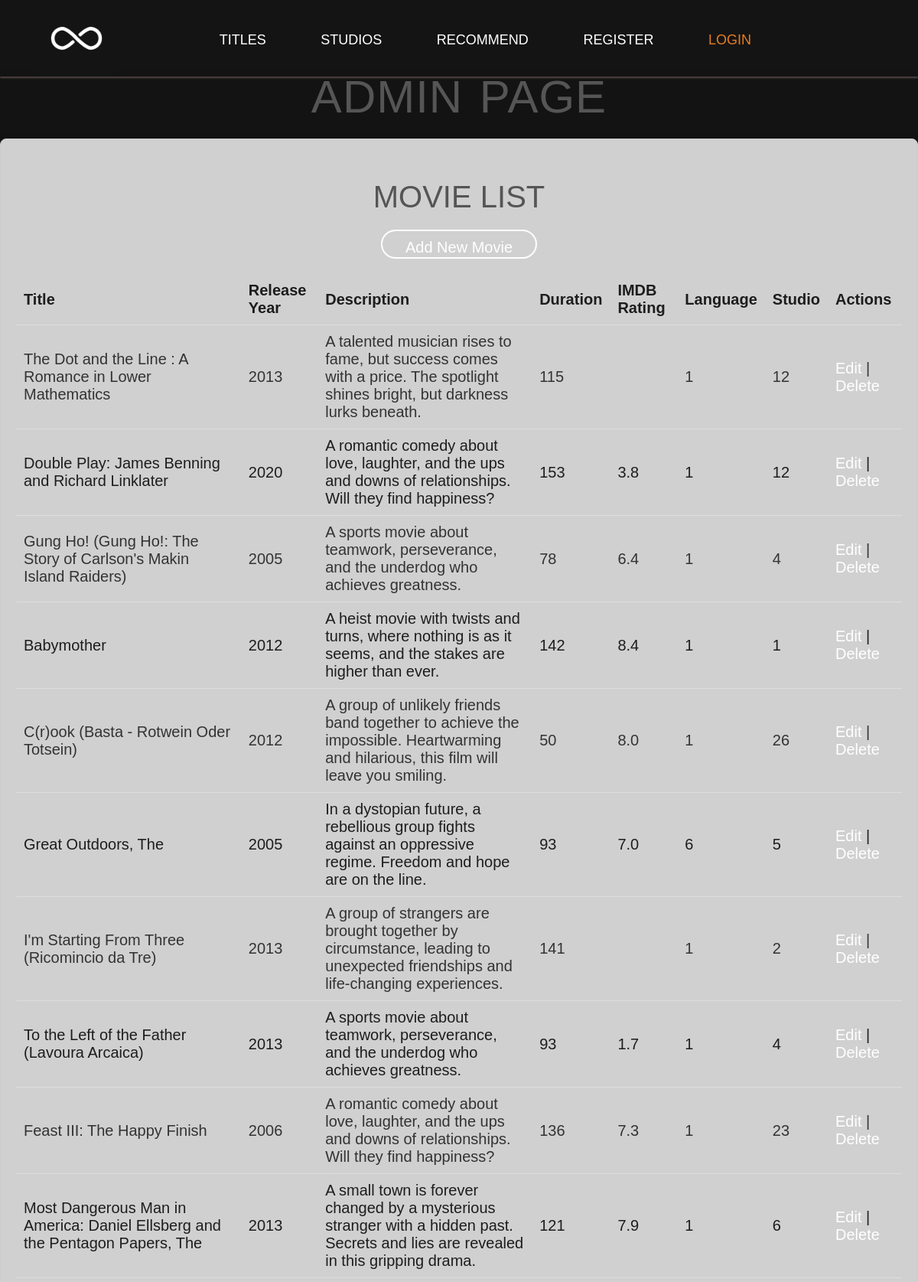
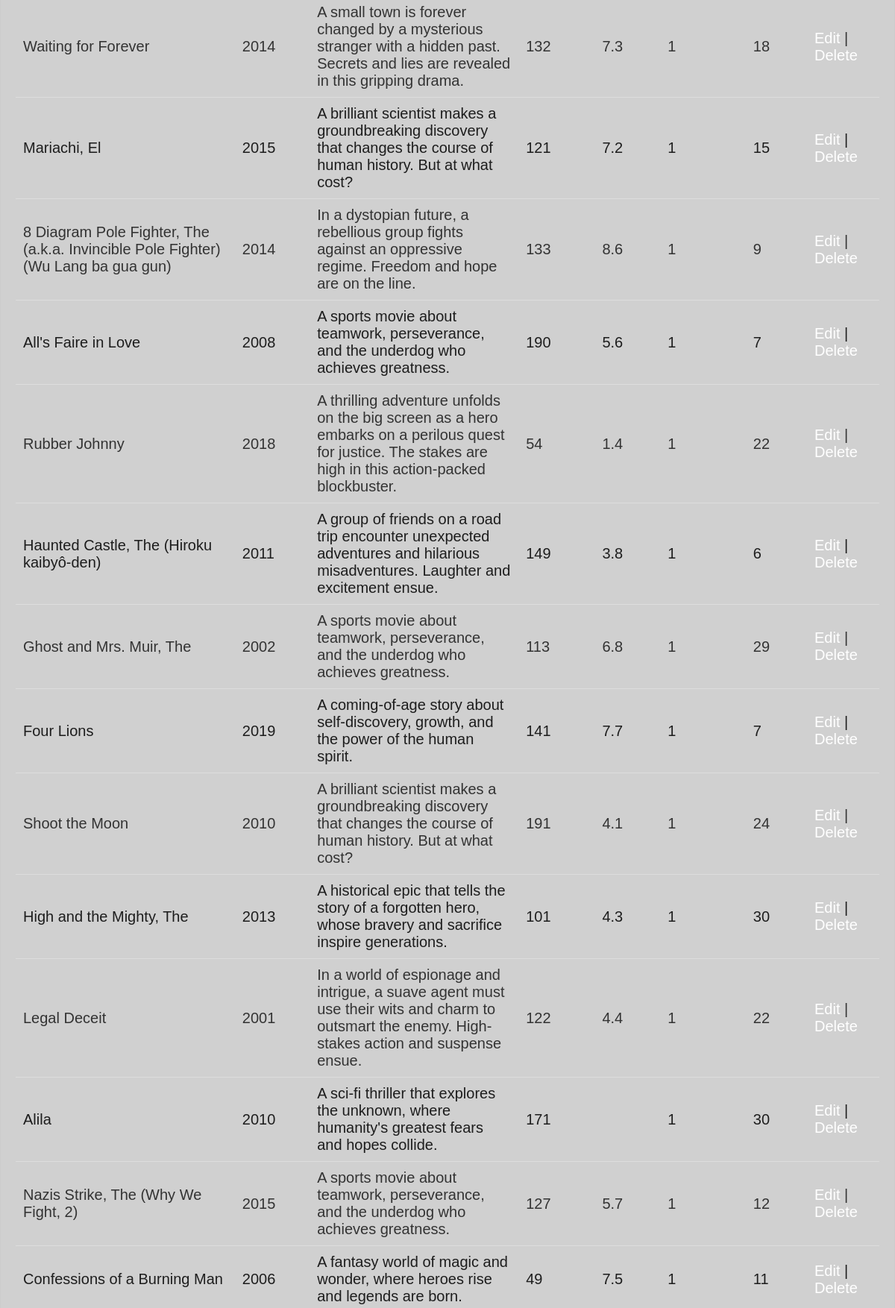
The app's page /frontEnd/admin.php (upper part) with its own data (2 pictures, top to bottom).
### tables this page shows
CREATE TABLE `titles` (
  `title_id` int(11) NOT NULL AUTO_INCREMENT,
  `name` varchar(255) NOT NULL,
  `release_year` varchar(4) NOT NULL,
  `description` varchar(255) NOT NULL,
  `duration` int(11) NOT NULL,
  `IMDB_rating` decimal(3,1) DEFAULT NULL,
  `is_movie` tinyint(4) NOT NULL DEFAULT 1,
  `language_id` int(11) DEFAULT NULL,
  `studio_id` int(11) DEFAULT NULL,
  PRIMARY KEY (`title_id`),
  KEY `fk_title_language_idx` (`language_id`),
  KEY `fk_title_studio_idx` (`studio_id`),
  CONSTRAINT `fk_title_language` FOREIGN KEY (`language_id`) REFERENCES `languages` (`language_id`) ON DELETE SET NULL ON UPDATE CASCADE,
  CONSTRAINT `fk_title_studio` FOREIGN KEY (`studio_id`) REFERENCES `studios` (`studio_id`) ON DELETE SET NULL ON UPDATE CASCADE
);

### frontEnd/admin.php (the view, shortened to what this page needs)
<!doctype html>
<html>
<head>
    <link rel="stylesheet" type="text/css" href="css/admin.css">
    <link rel="stylesheet" type="text/css" href="css/Style.css">
</head>
<body>
<header>
    <?php include('nav.php'); ?>
</header>
<main>
    <h1>Admin Page</h1>
    <div class="container">
        <h2>Movie List</h2>
        <a href="add.php" class="btn">Add New Movie</a>
        <table>
            <thead>
            <tr>
                <th>Title</th>
                <th>Release Year</th>
                <th>Description</th>
                <th>Duration</th>
                <th>IMDB Rating</th>
                <th>Language</th>
                <th>Studio</th>
                <th>Actions</th>
            </tr>
            </thead>
            <tbody>
            <?php
            $conn = new mysqli(DB_SERVER, DB_USER, DB_PASSWORD, DB_NAME);
            $sql = "SELECT * FROM titles";
            $result = $conn->query($sql);
            if ($result->num_rows > 0) {
                while($row = $result->fetch_assoc()) {
                    echo "<tr>
                                <td>{$row['name']}</td>
                                <td>{$row['release_year']}</td>
                                <td>{$row['description']}</td>
                                <td>{$row['duration']}</td>
                                <td>{$row['IMDB_rating']}</td>
                                <td>{$row['language_id']}</td>
                                <td>{$row['studio_id']}</td>
                                <td>
                                    <a href='edit.php?id={$row['title_id']}'>Edit</a> |
                                    <a href='delete.php?id={$row['title_id']}'>Delete</a>
                                </td>
                            </tr>";
                }
            } else {
                echo "<tr><td colspan='8'>No movies found</td></tr>";
            }
            ?>
            </tbody>
        </table>
    </div>
</main>
</body>
</html>

### frontEnd/nav.php (shortened to what this page needs)
<nav class="sticky">
    <div class="row">
        <img src="img/simpleEdit.jpg" width="100" height="100" alt="Website Logo" class="logo"/>
        <ul class="main-nav">
            <li><a href="index.php">Titles</a></li>
            <li><a href="studios.php">Studios</a></li>
            <li><a href="recommend.php">Recommend</a></li>
            <li><a id = "register-li" href="register.php">Register</a></li>
            <li><a id = "login-li" class="current" href="login.php">Login</a></li>
        </ul>
    </div>
</nav>

### frontEnd/css/admin.css (style rules this page uses)
body { font-family: 'Poppins', sans-serif; font-weight: 400; margin: 0; padding: 0; background-image: linear-gradient(rgba(0, 0, 0, 0.5), rgba(0, 0, 0, 0.5)), url('../img/BG.png'); background-size: cover; background-position: center; height: 100vh; width: 100vw; text-align: center; color: #ebebeb; }
header { background-color: rgba(51, 51, 51, 0.8); color: white; padding: 10px 0; max-height: 9%; }
.logo { height: 50px; width: auto; }
.container { max-width: 1200px; margin: 20px auto; padding: 20px; background-color: rgba(255, 255, 255, 0.8); border: 1px solid #ccc; border-radius: 8px; box-shadow: 0 0 10px rgba(0, 0, 0, 0.1); color: #333; }
h1 { color: #555; font-size: 300%; margin-bottom: 20px; }
h2 { color: #555; font-size: 200%; margin-bottom: 20px; }
table { width: 100%; border-collapse: collapse; margin-top: 20px; }
table th, table td { padding: 10px; text-align: left; border-bottom: 1px solid #ddd; background: transparent; }
table th { background-color: transparent; color: #1d1d1d; }
table tr:nth-child(even) { background-color: transparent; color: #1d1d1d; }
table a { color: #007bff; text-decoration: none; }
.btn { display: inline-block; padding: 10px 20px; color: white; background-color: #4CAF50; border: none; border-radius: 5px; text-decoration: none; text-align: center; cursor: pointer; transition: background-color 0.3s ease; }

### frontEnd/css/Style.css (style rules this page uses)
header { height: 100vh; }
html { margin: 0px; padding: 0px; box-sizing: border-box; }
body { background-color: #272727; color: #ebebeb; font-family: "Poppins", sans-serif; font-weight: 400; font-style: normal; font-size: 20px; text-rendering: optimizeLegibility; overflow-x: hidden; text-align: center; margin: 0; }
ul { display: inline; margin-block-start: 1em; margin-block-end: 1em; margin-inline-start: 0px; margin-inline-end: 0px; padding-inline-start: 40px; }
body { background-image: linear-gradient(rgba(0, 0, 0, 0.5), rgba(0, 0, 0, 0.5)), url(../img/BG.png); background-size: cover; background-position: center; height: 100vh; width: 100vw; display: block; }
.row { max-width: 100vw; margin: 0 auto; }
h1, h2, h3 { font-weight: 400; text-transform: uppercase; }
h1 { margin-top: 0; margin-bottom: 20px; color: #555; font-size: 300%; word-spacing: 4px; letter-spacing: 1px; }
.logo { height: 100px; width: auto; margin-left: 50px; float: left; }
.main-nav { float: right; list-style: none; margin-top: 55px; margin-right: 200px; }
.main-nav li { display: inline-block; margin-left: 40px; margin-right: 10px; }
.main-nav li a:link, .main-nav li a:visited { padding: 8px; color: #fff; text-decoration: none; text-transform: uppercase; font-size: 90%; border-bottom: 2px solid transparent; -webkit-transition: border-bottom 0.2s; transition: border-bottom 0.2s; }
.sticky { position: absolute; top: 0; left: 0; width: 100%; background-color: rgba(20, 20, 20, 0.98); box-shadow: 0 2px 2px #524545; }
.sticky .main-nav { margin-top: 40px; }
a:link, a:visited { color: #ffffff; text-decoration: none; padding-bottom: 1px; -webkit-transition: color 0.2s; transition: border 0.2s, color 0.2s; }
.btn { padding: 10px 30px; margin: 0px 10px 0px 10px; text-decoration: none; border: 2px solid #ffffff; border-radius: 20px; background-color: transparent; -webkit-transition: 0.5s; transition: 0.5s; }
.main-nav li a.current { color: #e67e22; }
.container { display: block; position: relative; margin-bottom: 12px; cursor: pointer; user-select: none; }

### records on screen
titles: name "The Dot and the Line : A Romance in Lower Mathematics", release_year "2013", description "A talented musician rises to fame, but success comes with a price. The spotlight shines bright, but darkness lurks beneath.", duration "115", language "1", studio "12"
titles: name "Double Play: James Benning and Richard Linklater", release_year "2020", description "A romantic comedy about love, laughter, and the ups and downs of relationships. Will they find happiness?", duration "153", IMDB_rating "3.8", language "1", studio "12"
titles: name "Gung Ho! (Gung Ho!: The Story of Carlson's Makin Island Raiders)", release_year "2005", description "A sports movie about teamwork, perseverance, and the underdog who achieves greatness.", duration "78", IMDB_rating "6.4", language "1", studio "4"
titles: name "Babymother", release_year "2012", description "A heist movie with twists and turns, where nothing is as it seems, and the stakes are higher than ever.", duration "142", IMDB_rating "8.4", language "1", studio "1"
titles: name "C(r)ook (Basta - Rotwein Oder Totsein)", release_year "2012", description "A group of unlikely friends band together to achieve the impossible. Heartwarming and hilarious, this film will leave you smiling.", duration "50", IMDB_rating "8.0", language "1", studio "26"
titles: name "Great Outdoors, The", release_year "2005", description "In a dystopian future, a rebellious group fights against an oppressive regime. Freedom and hope are on the line.", duration "93", IMDB_rating "7.0", language "6", studio "5"
titles: name "I'm Starting From Three (Ricomincio da Tre)", release_year "2013", description "A group of strangers are brought together by circumstance, leading to unexpected friendships and life-changing experiences.", duration "141", language "1", studio "2"
titles: name "To the Left of the Father (Lavoura Arcaica)", release_year "2013", description "A sports movie about teamwork, perseverance, and the underdog who achieves greatness.", duration "93", IMDB_rating "1.7", language "1", studio "4"
titles: name "Feast III: The Happy Finish", release_year "2006", description "A romantic comedy about love, laughter, and the ups and downs of relationships. Will they find happiness?", duration "136", IMDB_rating "7.3", language "1", studio "23"
titles: name "Most Dangerous Man in America: Daniel Ellsberg and the Pentagon Papers, The", release_year "2013", description "A small town is forever changed by a mysterious stranger with a hidden past. Secrets and lies are revealed in this gripping drama.", duration "121", IMDB_rating "7.9", language "1", studio "6"
titles: name "Waiting for Forever", release_year "2014", description "A small town is forever changed by a mysterious stranger with a hidden past. Secrets and lies are revealed in this gripping drama.", duration "132", IMDB_rating "7.3", language "1", studio "18"
titles: name "Mariachi, El", release_year "2015", description "A brilliant scientist makes a groundbreaking discovery that changes the course of human history. But at what cost?", duration "121", IMDB_rating "7.2", language "1", studio "15"
titles: name "8 Diagram Pole Fighter, The (a.k.a. Invincible Pole Fighter) (Wu Lang ba gua gun)", release_year "2014", description "In a dystopian future, a rebellious group fights against an oppressive regime. Freedom and hope are on the line.", duration "133", IMDB_rating "8.6", language "1", studio "9"
titles: name "All's Faire in Love", release_year "2008", description "A sports movie about teamwork, perseverance, and the underdog who achieves greatness.", duration "190", IMDB_rating "5.6", language "1", studio "7"
titles: name "Rubber Johnny", release_year "2018", description "A thrilling adventure unfolds on the big screen as a hero embarks on a perilous quest for justice. The stakes are high in this action-packed blockbuster.", duration "54", IMDB_rating "1.4", language "1", studio "22"
titles: name "Haunted Castle, The (Hiroku kaibyô-den)", release_year "2011", description "A group of friends on a road trip encounter unexpected adventures and hilarious misadventures. Laughter and excitement ensue.", duration "149", IMDB_rating "3.8", language "1", studio "6"
titles: name "Ghost and Mrs. Muir, The", release_year "2002", description "A sports movie about teamwork, perseverance, and the underdog who achieves greatness.", duration "113", IMDB_rating "6.8", language "1", studio "29"
titles: name "Four Lions", release_year "2019", description "A coming-of-age story about self-discovery, growth, and the power of the human spirit.", duration "141", IMDB_rating "7.7", language "1", studio "7"
titles: name "Shoot the Moon", release_year "2010", description "A brilliant scientist makes a groundbreaking discovery that changes the course of human history. But at what cost?", duration "191", IMDB_rating "4.1", language "1", studio "24"
titles: name "High and the Mighty, The", release_year "2013", description "A historical epic that tells the story of a forgotten hero, whose bravery and sacrifice inspire generations.", duration "101", IMDB_rating "4.3", language "1", studio "30"
titles: name "Legal Deceit", release_year "2001", description "In a world of espionage and intrigue, a suave agent must use their wits and charm to outsmart the enemy. High-stakes action and suspense ensue.", duration "122", IMDB_rating "4.4", language "1", studio "22"
titles: name "Alila", release_year "2010", description "A sci-fi thriller that explores the unknown, where humanity's greatest fears and hopes collide.", duration "171", language "1", studio "30"
titles: name "Nazis Strike, The (Why We Fight, 2)", release_year "2015", description "A sports movie about teamwork, perseverance, and the underdog who achieves greatness.", duration "127", IMDB_rating "5.7", language "1", studio "12"
titles: name "Confessions of a Burning Man", release_year "2006", description "A fantasy world of magic and wonder, where heroes rise and legends are born.", duration "49", IMDB_rating "7.5", language "1", studio "11"
